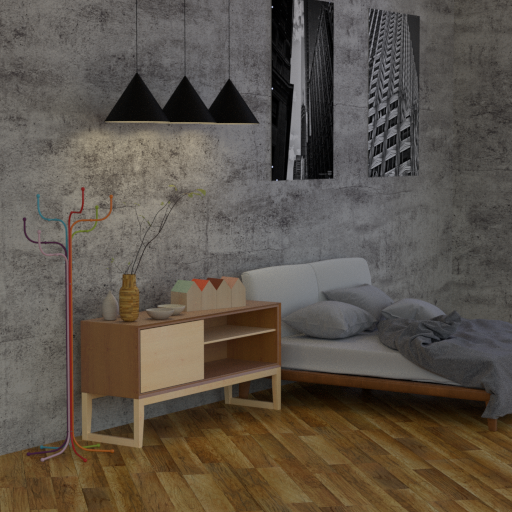
#> input picture SynthesizedData/Data/TeleView/LF_bedroom.png, 512 x 512 px, found by its file name; its folder holds only this picture in this run
$ python sift_align.py
#> lines starting #> are read from the running program, lines starting #| are printed output that depends on the picture
from __future__ import print_function

import cv2
import numpy as np
import glob
import os
import argparse
from PIL import Image

# [10 lines left out: function modcrop, not called in this run]


def shave(im, border):
	return im[border[0] : -border[0],
		      border[1] : -border[1], :]

def alignImages(im1, im2, VERBOSE=False):
	GOOD_MATCH_PERCENT = 0.1

	# Convert images to grayscale
	# im1Gray = cv2.cvtColor(im1, cv2.COLOR_BGR2GRAY)
	# im2Gray = cv2.cvtColor(im2, cv2.COLOR_BGR2GRAY)
	im1Gray = im1
	im2Gray = im2
	# Detect SIFT features and compute descriptors
	sift = cv2.SIFT_create()
	keypoints1, descriptors1 = sift.detectAndCompute(im1Gray, None)
	keypoints2, descriptors2 = sift.detectAndCompute(im2Gray, None)

	# Match features
	if descriptors1 is None or descriptors2 is None:
		return False

	matcher = cv2.DescriptorMatcher_create('BruteForce')
	matches = matcher.match(descriptors1, descriptors2, None)

	# Sort matches by score
	matches.sort(key=lambda x: x.distance, reverse=False)

	# Remove not so good matches
	numGoodMatches = int(len(matches) * GOOD_MATCH_PERCENT)
	# numGoodMatches = int(np.maximum(np.minimum(len(keypoints1), len(keypoints2)) * GOOD_MATCH_PERCENT, 100))
	#numGoodMatches = int(np.minimum(len(keypoints1), len(keypoints2)))
	matches = matches[:numGoodMatches]

	# [6 lines of commented-out code are left out]
	points1 = np.zeros((len(matches), 2), dtype=np.float32)
	points2 = np.zeros((len(matches), 2), dtype=np.float32)

	for i, match in enumerate(matches):
		points1[i, :] = keypoints1[match.queryIdx].pt
		points2[i, :] = keypoints2[match.trainIdx].pt

	# Find homography
	h, mask = cv2.findHomography(points1, points2, cv2.RANSAC)

	if h is None:
		return False

	# if VERBOSE:
	# 	print('Estimated homography: \n',  h)

	# Use homography
	height, width, _ = im2.shape
	im1Reg = cv2.warpPerspective(im1, h, (width, height), flags=cv2.INTER_CUBIC)

	return im1Reg

# ------------------------------------------Real Alignment------------------------------------------------

# [134 lines left out: functions sift_align_ultra2tele, align_iphone12_real_utlra2tele, sift_align_wide2tele, align_iphone12_real_wide2tele, sift_align_ultra2wide, align_iphone12_real_ultra2wide, not called in this run]

# ------------------------------------------------------------------------------------------

def sift_align_wide2tele_iphone11(path_hr, path_lr, name, save_path_tele2wide, save_path_wideCrop, save_path_wideCropBic):
#> called with path_hr = './TeleView/LF_bedroom.png', path_lr = './WideView/LF_bedroom.png', name = 'LF_bedroom.png', save_path_tele2wide = './TeleView_SIFTAlign', save_path_wideCrop = './WideView_crop', save_path_wideCropBic = './WideView_crop_bic'
	print(path_hr, path_lr)

	im_hr = cv2.imread(path_hr)
#> im_hr is the input picture: shape (512, 512, 3); mean B, G, R 73.6, 83.4, 92
	im_lr = cv2.imread(path_lr)

	lh, lw, c = im_lr.shape
#> lh = 512; lw = 512; c = 3
	im_lr = im_lr[lh // 10 * 3:lh // 10 * 7, lw // 10 * 3:lw // 10 * 7, :]
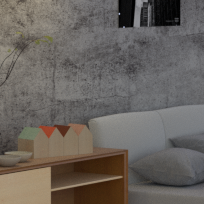
#> im_lr: shape (204, 204, 3); mean B, G, R 93.7, 99.1, 105
	lh, lw, c = im_lr.shape
#> lh = 204; lw = 204
	im_lr_bic = cv2.resize(im_lr, (int(lw * 2), int(lh * 2)), interpolation=cv2.INTER_CUBIC)
	im_hr_down = cv2.resize(im_hr, (int(lw * 2), int(lh * 2)), interpolation=cv2.INTER_CUBIC)

	align_hr = alignImages(im_hr_down, im_lr_bic, VERBOSE=True)
#> in alignImages, `keypoints1, descriptors1 = sift.detectAndCompute(im1Gray, None)`: keypoints1 = 370 keypoints; strongest (x, y, size): (238, 8, 6.8), (295, 84, 2.3), (235, 120, 8), (183, 85, 18.3)
#> in alignImages, `keypoints2, descriptors2 = sift.detectAndCompute(im2Gray, None)`: keypoints2 = 251 keypoints; strongest (x, y, size): (239, 27, 2.3), (248, 54, 2.6), (251, 39, 21.8), (286, 45, 10.1)
#> in alignImages, `matches = matcher.match(descriptors1, descriptors2, None)`: matches = 370 matches

	cv2.imwrite(os.path.join(save_path_tele2wide, name), align_hr)
	cv2.imwrite(os.path.join(save_path_wideCrop, name), im_lr)
	cv2.imwrite(os.path.join(save_path_wideCropBic, name), im_lr_bic)

def align_iphone11_real_wide2tele(args):
	# print("iPhon11 Wide SR by using Tele)
	wide_dir = args.wide_dir
	tele_dir = args.tele_dir

	filenames = os.listdir(tele_dir)

	# ----------------------------------------------------------------------------------------------
	save_path_tele2wide = args.Tele_savePath
	if not os.path.exists(save_path_tele2wide):
		os.makedirs(save_path_tele2wide)

	save_path_wideCrop = args.WideCrop_savePath
	if not os.path.exists(save_path_wideCrop):
		os.makedirs(save_path_wideCrop)

	save_path_wideCropBic = args.WideCrop_savePath + '_bic'
	if not os.path.exists(save_path_wideCropBic):
		os.makedirs(save_path_wideCropBic)
	# ----------------------------------------------------------------------------------------------

	for filename in filenames:
		wide_img = os.path.join(wide_dir, filename)
		tele_img = os.path.join(tele_dir, filename)
		sift_align_wide2tele_iphone11(tele_img, wide_img, filename, save_path_tele2wide, save_path_wideCrop, save_path_wideCropBic)


if __name__ == '__main__':

	# -----------------------------------------------------------------
	import argparse
	parser = argparse.ArgumentParser(description='SIFTAlignment')
	parser.add_argument('--mode', type=str, default='iphone11_wideSRTele', help='Wide image path')
	parser.add_argument('--wide_dir', type=str, default=r'./WideView', help='Wide image path')
	parser.add_argument('--tele_dir', type=str, default=r'./TeleView', help='Tele image path')
	parser.add_argument('--Tele_savePath', type=str, default=r'./TeleView_SIFTAlign', help='save path')
	parser.add_argument('--WideCrop_savePath', type=str, default=r'./WideView_crop', help='save path')
	args = parser.parse_args()
	# -----------------------------------------------------------------
	if "iphone11" in args.mode:
#> (the run stopped early here; a loop or call above may not have finished)
